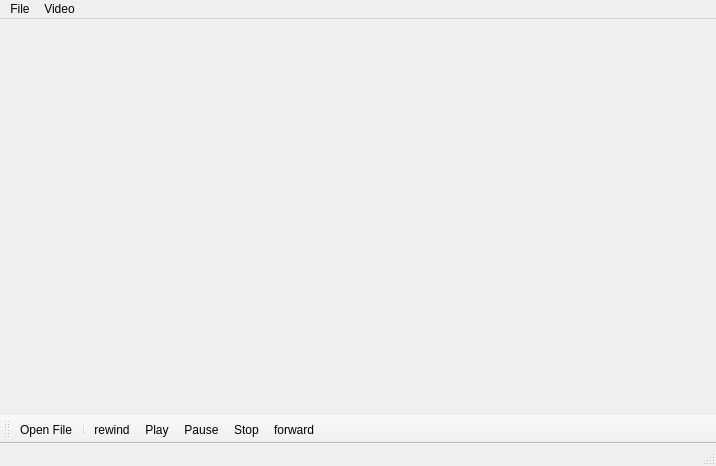
<?xml version="1.0" encoding="UTF-8"?>
<ui version="4.0">
 <class>MainWindow</class>
 <widget class="QMainWindow" name="MainWindow">
  <property name="geometry">
   <rect>
    <x>0</x>
    <y>0</y>
    <width>716</width>
    <height>466</height>
   </rect>
  </property>
  <property name="windowTitle">
   <string>MainWindow</string>
  </property>
  <widget class="QWidget" name="centralWidget"/>
  <widget class="QMenuBar" name="menuBar">
   <property name="geometry">
    <rect>
     <x>0</x>
     <y>0</y>
     <width>716</width>
     <height>22</height>
    </rect>
   </property>
   <widget class="QMenu" name="menuFile">
    <property name="title">
     <string>File</string>
    </property>
    <addaction name="actionOpen_File"/>
   </widget>
   <widget class="QMenu" name="menuVideo">
    <property name="title">
     <string>Video</string>
    </property>
    <addaction name="actionPlay"/>
    <addaction name="actionPause"/>
    <addaction name="actionStop"/>
   </widget>
   <addaction name="menuFile"/>
   <addaction name="menuVideo"/>
  </widget>
  <widget class="QToolBar" name="mainToolBar">
   <attribute name="toolBarArea">
    <enum>BottomToolBarArea</enum>
   </attribute>
   <attribute name="toolBarBreak">
    <bool>false</bool>
   </attribute>
   <addaction name="actionOpen_File"/>
   <addaction name="separator"/>
   <addaction name="actionrewind"/>
   <addaction name="actionPlay"/>
   <addaction name="actionPause"/>
   <addaction name="actionStop"/>
   <addaction name="actionforward"/>
  </widget>
  <widget class="QStatusBar" name="statusBar"/>
  <action name="actionOpen_File">
   <property name="icon">
    <iconset resource="resources.qrc">
     <normaloff>:/images/Folder-icon.png</normaloff>:/images/Folder-icon.png</iconset>
   </property>
   <property name="text">
    <string>Open File</string>
   </property>
   <property name="toolTip">
    <string>Open a File</string>
   </property>
  </action>
  <action name="actionPlay">
   <property name="icon">
    <iconset resource="resources.qrc">
     <normaloff>:/images/play-button.png</normaloff>:/images/play-button.png</iconset>
   </property>
   <property name="text">
    <string>Play</string>
   </property>
   <property name="toolTip">
    <string>Play</string>
   </property>
  </action>
  <action name="actionPause">
   <property name="icon">
    <iconset resource="resources.qrc">
     <normaloff>:/images/pause.png</normaloff>:/images/pause.png</iconset>
   </property>
   <property name="text">
    <string>Pause</string>
   </property>
   <property name="toolTip">
    <string>Pause</string>
   </property>
  </action>
  <action name="actionStop">
   <property name="icon">
    <iconset resource="resources.qrc">
     <normaloff>:/images/stop-2.png</normaloff>:/images/stop-2.png</iconset>
   </property>
   <property name="text">
    <string>Stop</string>
   </property>
   <property name="toolTip">
    <string>Stop</string>
   </property>
  </action>
  <action name="actionforward">
   <property name="icon">
    <iconset resource="resources.qrc">
     <normaloff>:/images/icons/forward.png</normaloff>:/images/icons/forward.png</iconset>
   </property>
   <property name="text">
    <string>forward</string>
   </property>
   <property name="toolTip">
    <string>forward</string>
   </property>
  </action>
  <action name="actionrewind">
   <property name="icon">
    <iconset resource="resources.qrc">
     <normaloff>:/images/icons/rewind.png</normaloff>:/images/icons/rewind.png</iconset>
   </property>
   <property name="text">
    <string>rewind</string>
   </property>
   <property name="toolTip">
    <string>rewind</string>
   </property>
  </action>
 </widget>
 <layoutdefault spacing="6" margin="11"/>
 <resources>
  <include location="resources.qrc"/>
 </resources>
 <connections/>
</ui>
